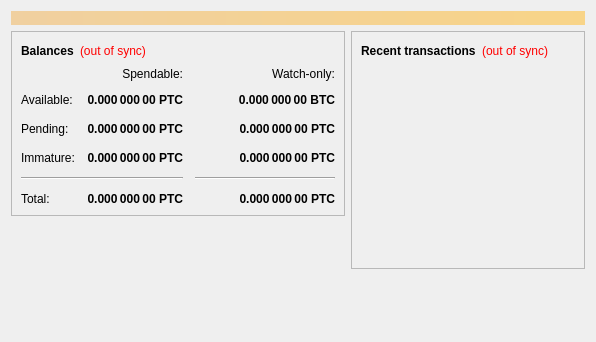
<?xml version="1.0" encoding="UTF-8"?>
<ui version="4.0">
 <class>OverviewPage</class>
 <widget class="QWidget" name="OverviewPage">
  <property name="geometry">
   <rect>
    <x>0</x>
    <y>0</y>
    <width>596</width>
    <height>342</height>
   </rect>
  </property>
  <property name="windowTitle">
   <string>Form</string>
  </property>
  <layout class="QVBoxLayout" name="topLayout">
   <item>
    <widget class="QLabel" name="labelAlerts">
     <property name="visible">
      <bool>false</bool>
     </property>
     <property name="styleSheet">
      <string notr="true">background-color: qlineargradient(x1: 0, y1: 0, x2: 1, y2: 0, stop:0 #F0D0A0, stop:1 #F8D488); color:#000000;</string>
     </property>
     <property name="wordWrap">
      <bool>true</bool>
     </property>
     <property name="margin">
      <number>3</number>
     </property>
    </widget>
   </item>
   <item>
    <layout class="QHBoxLayout" name="horizontalLayout" stretch="1,1">
     <item>
      <layout class="QVBoxLayout" name="verticalLayout_2">
       <item>
        <widget class="QFrame" name="frame">
         <property name="frameShape">
          <enum>QFrame::StyledPanel</enum>
         </property>
         <property name="frameShadow">
          <enum>QFrame::Raised</enum>
         </property>
         <layout class="QVBoxLayout" name="verticalLayout_4">
          <item>
           <layout class="QHBoxLayout" name="horizontalLayout_4">
            <item>
             <widget class="QLabel" name="label_5">
              <property name="font">
               <font>
                <weight>75</weight>
                <bold>true</bold>
               </font>
              </property>
              <property name="text">
               <string>Balances</string>
              </property>
             </widget>
            </item>
            <item>
             <widget class="QLabel" name="labelWalletStatus">
              <property name="cursor">
               <cursorShape>WhatsThisCursor</cursorShape>
              </property>
              <property name="toolTip">
               <string>The displayed information may be out of date. Your wallet automatically synchronizes with the Pitbullcoin network after a connection is established, but this process has not completed yet.</string>
              </property>
              <property name="styleSheet">
               <string notr="true">QLabel { color: red; }</string>
              </property>
              <property name="text">
               <string notr="true">(out of sync)</string>
              </property>
              <property name="alignment">
               <set>Qt::AlignLeading|Qt::AlignLeft|Qt::AlignVCenter</set>
              </property>
             </widget>
            </item>
            <item>
             <spacer name="horizontalSpacer_3">
              <property name="orientation">
               <enum>Qt::Horizontal</enum>
              </property>
              <property name="sizeHint" stdset="0">
               <size>
                <width>40</width>
                <height>20</height>
               </size>
              </property>
             </spacer>
            </item>
           </layout>
          </item>
          <item>
           <layout class="QGridLayout" name="gridLayout">
            <property name="spacing">
             <number>12</number>
            </property>
            <item row="2" column="2">
             <widget class="QLabel" name="labelWatchPending">
              <property name="font">
               <font>
                <weight>75</weight>
                <bold>true</bold>
               </font>
              </property>
              <property name="cursor">
               <cursorShape>IBeamCursor</cursorShape>
              </property>
              <property name="toolTip">
               <string>Unconfirmed transactions to watch-only addresses</string>
              </property>
              <property name="text">
               <string notr="true">0.000 000 00 PTC</string>
              </property>
              <property name="alignment">
               <set>Qt::AlignRight|Qt::AlignTrailing|Qt::AlignVCenter</set>
              </property>
              <property name="textInteractionFlags">
               <set>Qt::LinksAccessibleByMouse|Qt::TextSelectableByKeyboard|Qt::TextSelectableByMouse</set>
              </property>
             </widget>
            </item>
            <item row="2" column="1">
             <widget class="QLabel" name="labelUnconfirmed">
              <property name="font">
               <font>
                <weight>75</weight>
                <bold>true</bold>
               </font>
              </property>
              <property name="cursor">
               <cursorShape>IBeamCursor</cursorShape>
              </property>
              <property name="toolTip">
               <string>Total of transactions that have yet to be confirmed, and do not yet count toward the spendable balance</string>
              </property>
              <property name="text">
               <string notr="true">0.000 000 00 PTC</string>
              </property>
              <property name="alignment">
               <set>Qt::AlignRight|Qt::AlignTrailing|Qt::AlignVCenter</set>
              </property>
              <property name="textInteractionFlags">
               <set>Qt::LinksAccessibleByMouse|Qt::TextSelectableByKeyboard|Qt::TextSelectableByMouse</set>
              </property>
             </widget>
            </item>
            <item row="3" column="2">
             <widget class="QLabel" name="labelWatchImmature">
              <property name="font">
               <font>
                <weight>75</weight>
                <bold>true</bold>
               </font>
              </property>
              <property name="cursor">
               <cursorShape>IBeamCursor</cursorShape>
              </property>
              <property name="toolTip">
               <string>Mined balance in watch-only addresses that has not yet matured</string>
              </property>
              <property name="text">
               <string notr="true">0.000 000 00 PTC</string>
              </property>
              <property name="alignment">
               <set>Qt::AlignRight|Qt::AlignTrailing|Qt::AlignVCenter</set>
              </property>
              <property name="textInteractionFlags">
               <set>Qt::LinksAccessibleByMouse|Qt::TextSelectableByKeyboard|Qt::TextSelectableByMouse</set>
              </property>
             </widget>
            </item>
            <item row="4" column="0" colspan="2">
             <widget class="Line" name="line">
              <property name="orientation">
               <enum>Qt::Horizontal</enum>
              </property>
             </widget>
            </item>
            <item row="4" column="2">
             <widget class="Line" name="lineWatchBalance">
              <property name="sizePolicy">
               <sizepolicy hsizetype="Preferred" vsizetype="Fixed">
                <horstretch>0</horstretch>
                <verstretch>0</verstretch>
               </sizepolicy>
              </property>
              <property name="minimumSize">
               <size>
                <width>140</width>
                <height>0</height>
               </size>
              </property>
              <property name="orientation">
               <enum>Qt::Horizontal</enum>
              </property>
             </widget>
            </item>
            <item row="5" column="0">
             <widget class="QLabel" name="labelTotalText">
              <property name="text">
               <string>Total:</string>
              </property>
             </widget>
            </item>
            <item row="3" column="1">
             <widget class="QLabel" name="labelImmature">
              <property name="font">
               <font>
                <weight>75</weight>
                <bold>true</bold>
               </font>
              </property>
              <property name="cursor">
               <cursorShape>IBeamCursor</cursorShape>
              </property>
              <property name="toolTip">
               <string>Mined balance that has not yet matured</string>
              </property>
              <property name="text">
               <string notr="true">0.000 000 00 PTC</string>
              </property>
              <property name="alignment">
               <set>Qt::AlignRight|Qt::AlignTrailing|Qt::AlignVCenter</set>
              </property>
              <property name="textInteractionFlags">
               <set>Qt::LinksAccessibleByMouse|Qt::TextSelectableByKeyboard|Qt::TextSelectableByMouse</set>
              </property>
             </widget>
            </item>
            <item row="2" column="3">
             <spacer name="horizontalSpacer_2">
              <property name="orientation">
               <enum>Qt::Horizontal</enum>
              </property>
              <property name="sizeHint" stdset="0">
               <size>
                <width>40</width>
                <height>20</height>
               </size>
              </property>
             </spacer>
            </item>
            <item row="3" column="0">
             <widget class="QLabel" name="labelImmatureText">
              <property name="text">
               <string>Immature:</string>
              </property>
             </widget>
            </item>
            <item row="5" column="1">
             <widget class="QLabel" name="labelTotal">
              <property name="font">
               <font>
                <weight>75</weight>
                <bold>true</bold>
               </font>
              </property>
              <property name="cursor">
               <cursorShape>IBeamCursor</cursorShape>
              </property>
              <property name="toolTip">
               <string>Your current total balance</string>
              </property>
              <property name="text">
               <string notr="true">0.000 000 00 PTC</string>
              </property>
              <property name="alignment">
               <set>Qt::AlignRight|Qt::AlignTrailing|Qt::AlignVCenter</set>
              </property>
              <property name="textInteractionFlags">
               <set>Qt::LinksAccessibleByMouse|Qt::TextSelectableByKeyboard|Qt::TextSelectableByMouse</set>
              </property>
             </widget>
            </item>
            <item row="5" column="2">
             <widget class="QLabel" name="labelWatchTotal">
              <property name="font">
               <font>
                <weight>75</weight>
                <bold>true</bold>
               </font>
              </property>
              <property name="cursor">
               <cursorShape>IBeamCursor</cursorShape>
              </property>
              <property name="toolTip">
               <string>Current total balance in watch-only addresses</string>
              </property>
              <property name="text">
               <string notr="true">0.000 000 00 PTC</string>
              </property>
              <property name="alignment">
               <set>Qt::AlignRight|Qt::AlignTrailing|Qt::AlignVCenter</set>
              </property>
              <property name="textInteractionFlags">
               <set>Qt::LinksAccessibleByMouse|Qt::TextSelectableByKeyboard|Qt::TextSelectableByMouse</set>
              </property>
             </widget>
            </item>
            <item row="0" column="2">
             <widget class="QLabel" name="labelWatchonly">
              <property name="text">
               <string>Watch-only:</string>
              </property>
              <property name="alignment">
               <set>Qt::AlignRight|Qt::AlignTrailing|Qt::AlignVCenter</set>
              </property>
             </widget>
            </item>
            <item row="1" column="0">
             <widget class="QLabel" name="labelBalanceText">
              <property name="text">
               <string>Available:</string>
              </property>
             </widget>
            </item>
            <item row="1" column="1">
             <widget class="QLabel" name="labelBalance">
              <property name="font">
               <font>
                <weight>75</weight>
                <bold>true</bold>
               </font>
              </property>
              <property name="cursor">
               <cursorShape>IBeamCursor</cursorShape>
              </property>
              <property name="toolTip">
               <string>Your current spendable balance</string>
              </property>
              <property name="text">
               <string notr="true">0.000 000 00 PTC</string>
              </property>
              <property name="alignment">
               <set>Qt::AlignRight|Qt::AlignTrailing|Qt::AlignVCenter</set>
              </property>
              <property name="textInteractionFlags">
               <set>Qt::LinksAccessibleByMouse|Qt::TextSelectableByKeyboard|Qt::TextSelectableByMouse</set>
              </property>
             </widget>
            </item>
            <item row="1" column="2">
             <widget class="QLabel" name="labelWatchAvailable">
              <property name="font">
               <font>
                <weight>75</weight>
                <bold>true</bold>
               </font>
              </property>
              <property name="cursor">
               <cursorShape>IBeamCursor</cursorShape>
              </property>
              <property name="toolTip">
               <string>Your current balance in watch-only addresses</string>
              </property>
              <property name="text">
               <string notr="true">0.000 000 00 BTC</string>
              </property>
              <property name="alignment">
               <set>Qt::AlignRight|Qt::AlignTrailing|Qt::AlignVCenter</set>
              </property>
              <property name="textInteractionFlags">
               <set>Qt::LinksAccessibleByMouse|Qt::TextSelectableByKeyboard|Qt::TextSelectableByMouse</set>
              </property>
             </widget>
            </item>
            <item row="2" column="0">
             <widget class="QLabel" name="labelPendingText">
              <property name="text">
               <string>Pending:</string>
              </property>
             </widget>
            </item>
            <item row="0" column="1">
             <widget class="QLabel" name="labelSpendable">
              <property name="text">
               <string>Spendable:</string>
              </property>
              <property name="alignment">
               <set>Qt::AlignRight|Qt::AlignTrailing|Qt::AlignVCenter</set>
              </property>
             </widget>
            </item>
           </layout>
          </item>
         </layout>
        </widget>
       </item>
       <item>
        <spacer name="verticalSpacer">
         <property name="orientation">
          <enum>Qt::Vertical</enum>
         </property>
         <property name="sizeHint" stdset="0">
          <size>
           <width>20</width>
           <height>40</height>
          </size>
         </property>
        </spacer>
       </item>
      </layout>
     </item>
     <item>
      <layout class="QVBoxLayout" name="verticalLayout_3">
       <item>
        <widget class="QFrame" name="frame_2">
         <property name="frameShape">
          <enum>QFrame::StyledPanel</enum>
         </property>
         <property name="frameShadow">
          <enum>QFrame::Raised</enum>
         </property>
         <layout class="QVBoxLayout" name="verticalLayout">
          <item>
           <layout class="QHBoxLayout" name="horizontalLayout_2">
            <item>
             <widget class="QLabel" name="label_4">
              <property name="font">
               <font>
                <weight>75</weight>
                <bold>true</bold>
               </font>
              </property>
              <property name="text">
               <string>Recent transactions</string>
              </property>
             </widget>
            </item>
            <item>
             <widget class="QLabel" name="labelTransactionsStatus">
              <property name="cursor">
               <cursorShape>WhatsThisCursor</cursorShape>
              </property>
              <property name="toolTip">
               <string>The displayed information may be out of date. Your wallet automatically synchronizes with the Pitbullcoin network after a connection is established, but this process has not completed yet.</string>
              </property>
              <property name="styleSheet">
               <string notr="true">QLabel { color: red; }</string>
              </property>
              <property name="text">
               <string notr="true">(out of sync)</string>
              </property>
              <property name="alignment">
               <set>Qt::AlignRight|Qt::AlignTrailing|Qt::AlignVCenter</set>
              </property>
             </widget>
            </item>
            <item>
             <spacer name="horizontalSpacer">
              <property name="orientation">
               <enum>Qt::Horizontal</enum>
              </property>
              <property name="sizeHint" stdset="0">
               <size>
                <width>40</width>
                <height>20</height>
               </size>
              </property>
             </spacer>
            </item>
           </layout>
          </item>
          <item>
           <widget class="QListView" name="listTransactions">
            <property name="styleSheet">
             <string notr="true">QListView { background: transparent; }</string>
            </property>
            <property name="frameShape">
             <enum>QFrame::NoFrame</enum>
            </property>
            <property name="verticalScrollBarPolicy">
             <enum>Qt::ScrollBarAlwaysOff</enum>
            </property>
            <property name="horizontalScrollBarPolicy">
             <enum>Qt::ScrollBarAlwaysOff</enum>
            </property>
            <property name="selectionMode">
             <enum>QAbstractItemView::NoSelection</enum>
            </property>
           </widget>
          </item>
         </layout>
        </widget>
       </item>
       <item>
        <spacer name="verticalSpacer_2">
         <property name="orientation">
          <enum>Qt::Vertical</enum>
         </property>
         <property name="sizeHint" stdset="0">
          <size>
           <width>20</width>
           <height>40</height>
          </size>
         </property>
        </spacer>
       </item>
      </layout>
     </item>
    </layout>
   </item>
  </layout>
 </widget>
 <resources/>
 <connections/>
</ui>
